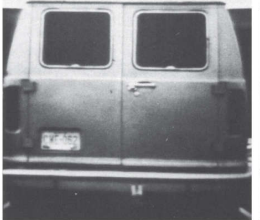
#> input picture lab final.tif, 260 x 220 px
$ python labfinal.py
#> lines starting #> are read from the running program, lines starting #| are printed output that depends on the picture; after the words box and inside, x2 and y2 are one past the last pixel; in counts of white or black regions, pixels touching at a corner belong together
# Figure shows an image of the rear of a vehicle. Your  task is to the
# use image processing  algorithm for finding rectangles whose sizes
# makes them suitable candidates for license plates.

import cv2 as cv

image1 = cv.imread('lab final.tif', cv.IMREAD_GRAYSCALE)
#> image1: shape (220, 260); min 65, max 255, mean 129.1
image = cv.threshold(image1, 0, 255, cv.THRESH_BINARY + cv.THRESH_OTSU)[1]
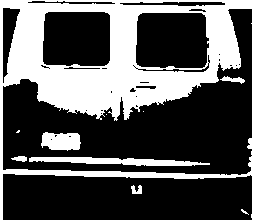
#> image: shape (220, 260); 34.9% white; 10 white regions (4 under 20 px), largest, box (x1, y1, x2, y2) and area: (0, 0, 260, 220) 18141, (29, 157, 210, 166) 970, (41, 132, 81, 151) 604, (220, 76, 245, 84) 96, (131, 185, 142, 194) 70, (11, 156, 27, 162) 65
# connected components with stats to find the bounding box of the objects
num_labels, labels, stats, centroids = cv.connectedComponentsWithStats(image, connectivity=8)
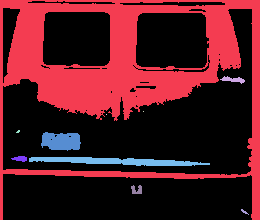
#> labels: shape (220, 260) int32; 11 distinct labels, from 0 to 10; one colour per label, 0 black
#> num_labels = 11; stats = [[3, 1, 249, 219, 37227], [0, 0, 260, 220, 18141], [220, 76, 25, 8, 96], [143, 111, 1, 1, 1], [106, 114, 1, 1, 1], [16, 130, 4, 3, 8], [41, 132, 40, 19, 604], [11, 156, 16, 6, 65], [29, 157, 181, 9, 970], [131, 185, 11, 9, 70], [241, 209, 8, 6, 17]]; centroids = [[132.5, 125.5], [126.1, 72.35], [232.9, 79.25], [143, 111], [106, 114], [17.75, 131.1], [61.01, 140.9], [19.82, 158.3], [116.4, 160.9], [136.4, 189.5], [243.9, 211.4]]
# iterate through the bounding boxes
for i in range(1, num_labels):
    x, y, w, h, area = stats[i]
    # filter the bounding boxes based on the area
    print(area)
    if 500 <= area <= 700:
        cv.rectangle(image1, (x, y), (x + w, y + h), (255, 255, 255), 2)
#> this loop made 10 passes
#| 18141
#| 96
#| 1
#| 1
#| 8
#| 604
#| 65
#| 970
#> (further printed lines are left out)
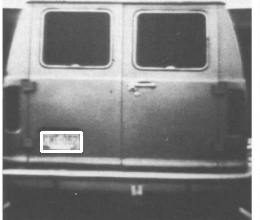
#> image1: shape (220, 260); min 65, max 255, mean 129.9
cv.imshow('image2', image1)
cv.waitKey()
